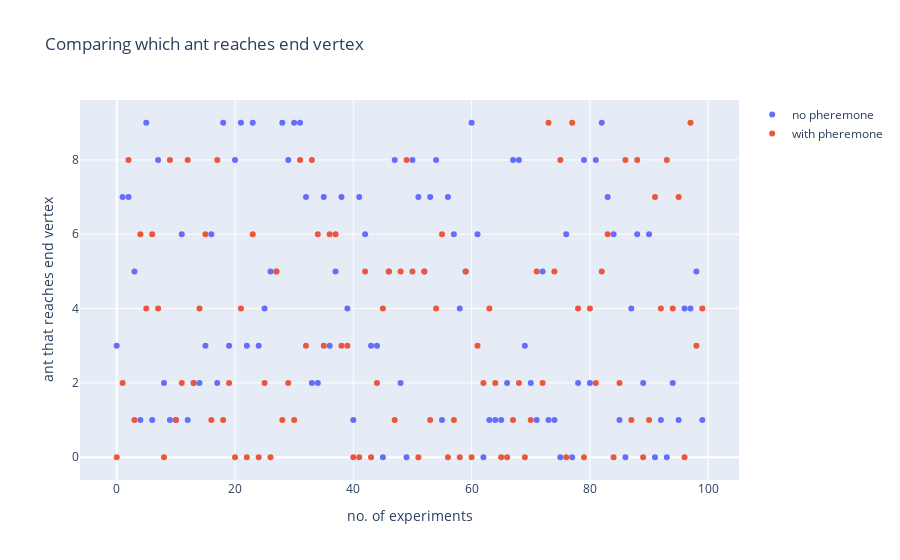

This figure's notebook cell:
### Code cell
fig = go.Figure()
x_axis = list(range(num_points))

fig.add_trace(go.Scatter(x=x_axis, y=ant_winner_list,
                    mode='markers',
                    name='no pheremone'))
fig.add_trace(go.Scatter(x=x_axis, y=ant_winner_list_opt,
                    mode='markers',
                    name='with pheremone'))
fig.update_layout(title='Comparing which ant reaches end vertex',
                   xaxis_title='no. of experiments',
                   yaxis_title='ant that reaches end vertex')
fig.show()
print("Mean ant winner without pheremone: ", np.nanmean(ant_winner_list))
print("Median ant winner without pheremone: ", np.nanmedian(ant_winner_list))
print("Mean ant winner with pheremone: ", np.nanmean(ant_winner_list_opt))
print("Median ant winner with pheremone: ", np.nanmedian(ant_winner_list_opt))

### Figure 1 — Plotly figure (JSON) as saved in the notebook; plotly's stock layout.template omitted (floating-point values rounded to 4 significant figures)
{"data": [{"mode": "markers", "name": "no pheremone", "type": "scatter", "x": [0, 1, 2, 3, 4, 5, 6, 7, 8, 9, 10, 11, 12, 13, 14, 15, 16, 17, 18, 19, 20, 21, 22, 23, 24, 25, 26, 27, 28, 29, 30, 31, 32, 33, 34, 35, 36, 37, 38, 39, 40, 41, 42, 43, 44, 45, 46, 47, 48, 49, 50, 51, 52, 53, 54, 55, 56, 57, 58, 59, 60, 61, 62, 63, 64, 65, 66, 67, 68, 69, 70, 71, 72, 73, 74, 75, 76, 77, 78, 79, 80, 81, 82, 83, 84, 85, 86, 87, 88, 89, 90, 91, 92, 93, 94, 95, 96, 97, 98, 99], "y": [3, 7, 7, 5, 1, 9, 1, 8, 2, 1, 1, 6, 1, 2, 2, 3, 6, 2, 9, 3, 8, 9, 3, 9, 3, 4, 5, 5, 9, 8, 9, 9, 7, 2, 2, 7, 3, 5, 7, 4, 1, 7, 6, 3, 3, 0, 5, 8, 2, 0, 8, 7, 5, 7, 8, 1, 7, 6, 4, 5, 9, 6, 0, 1, 1, 1, 2, 8, 8, 3, 2, 1, 5, 1, 1, 0, 6, 0, 2, 8, 2, 8, 9, 7, 6, 1, 0, 4, 6, 2, 6, 0, 1, 0, 2, 1, 4, 4, 5, 1]}, {"mode": "markers", "name": "with pheremone", "type": "scatter", "x": [0, 1, 2, 3, 4, 5, 6, 7, 8, 9, 10, 11, 12, 13, 14, 15, 16, 17, 18, 19, 20, 21, 22, 23, 24, 25, 26, 27, 28, 29, 30, 31, 32, 33, 34, 35, 36, 37, 38, 39, 40, 41, 42, 43, 44, 45, 46, 47, 48, 49, 50, 51, 52, 53, 54, 55, 56, 57, 58, 59, 60, 61, 62, 63, 64, 65, 66, 67, 68, 69, 70, 71, 72, 73, 74, 75, 76, 77, 78, 79, 80, 81, 82, 83, 84, 85, 86, 87, 88, 89, 90, 91, 92, 93, 94, 95, 96, 97, 98, 99], "y": [0, 2, 8, 1, 6, 4, 6, 4, 0, 8, 1, 2, 8, 2, 4, 6, 1, 8, 1, 2, 0, 4, 0, 6, 0, 2, 0, 5, 1, 2, 1, 8, 3, 8, 6, 3, 6, 6, 3, 3, 0, 0, 5, 0, 2, 4, 5, 1, 5, 8, 5, 0, 5, 1, 4, 6, 0, 1, 0, 5, 0, 3, 2, 4, 2, 0, 0, 1, 2, 0, 1, 5, 2, 9, 5, 8, 0, 9, 4, 0, 4, 2, 5, 6, 0, 2, 8, 1, 8, 0, 1, 7, 4, 8, 4, 7, 0, 9, 3, 4]}], "layout": {"title": {"text": "Comparing which ant reaches end vertex"}, "xaxis": {"title": {"text": "no. of experiments"}}, "yaxis": {"title": {"text": "ant that reaches end vertex"}}}}
